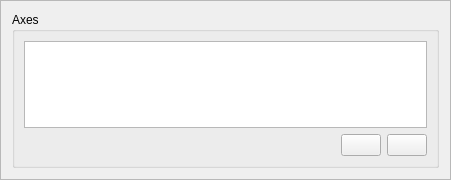
<?xml version="1.0" encoding="UTF-8"?>
<ui version="4.0">
 <class>transpose</class>
 <widget class="QFrame" name="transpose">
  <property name="geometry">
   <rect>
    <x>0</x>
    <y>0</y>
    <width>451</width>
    <height>180</height>
   </rect>
  </property>
  <property name="windowTitle">
   <string>Frame</string>
  </property>
  <property name="frameShape">
   <enum>QFrame::StyledPanel</enum>
  </property>
  <property name="frameShadow">
   <enum>QFrame::Raised</enum>
  </property>
  <layout class="QVBoxLayout" name="verticalLayout">
   <item>
    <widget class="QGroupBox" name="groupBox">
     <property name="title">
      <string>Axes</string>
     </property>
     <layout class="QGridLayout" name="gridLayout_2">
      <item row="0" column="0" colspan="3">
       <widget class="QListWidget" name="axesList">
        <property name="midLineWidth">
         <number>-4</number>
        </property>
       </widget>
      </item>
      <item row="2" column="2">
       <widget class="QPushButton" name="upButton">
        <property name="text">
         <string/>
        </property>
        <property name="icon">
         <iconset resource="../resources.qrc">
          <normaloff>:/arrowUp.png</normaloff>:/arrowUp.png</iconset>
        </property>
        <property name="iconSize">
         <size>
          <width>24</width>
          <height>24</height>
         </size>
        </property>
       </widget>
      </item>
      <item row="2" column="1">
       <widget class="QPushButton" name="downButton">
        <property name="text">
         <string/>
        </property>
        <property name="icon">
         <iconset resource="../resources.qrc">
          <normaloff>:/arrowDown.png</normaloff>:/arrowDown.png</iconset>
        </property>
        <property name="iconSize">
         <size>
          <width>24</width>
          <height>24</height>
         </size>
        </property>
       </widget>
      </item>
      <item row="2" column="0">
       <spacer name="horizontalSpacer">
        <property name="orientation">
         <enum>Qt::Horizontal</enum>
        </property>
        <property name="sizeHint" stdset="0">
         <size>
          <width>40</width>
          <height>20</height>
         </size>
        </property>
       </spacer>
      </item>
     </layout>
    </widget>
   </item>
  </layout>
 </widget>
 <resources>
  <include location="../resources.qrc"/>
 </resources>
 <connections/>
</ui>
